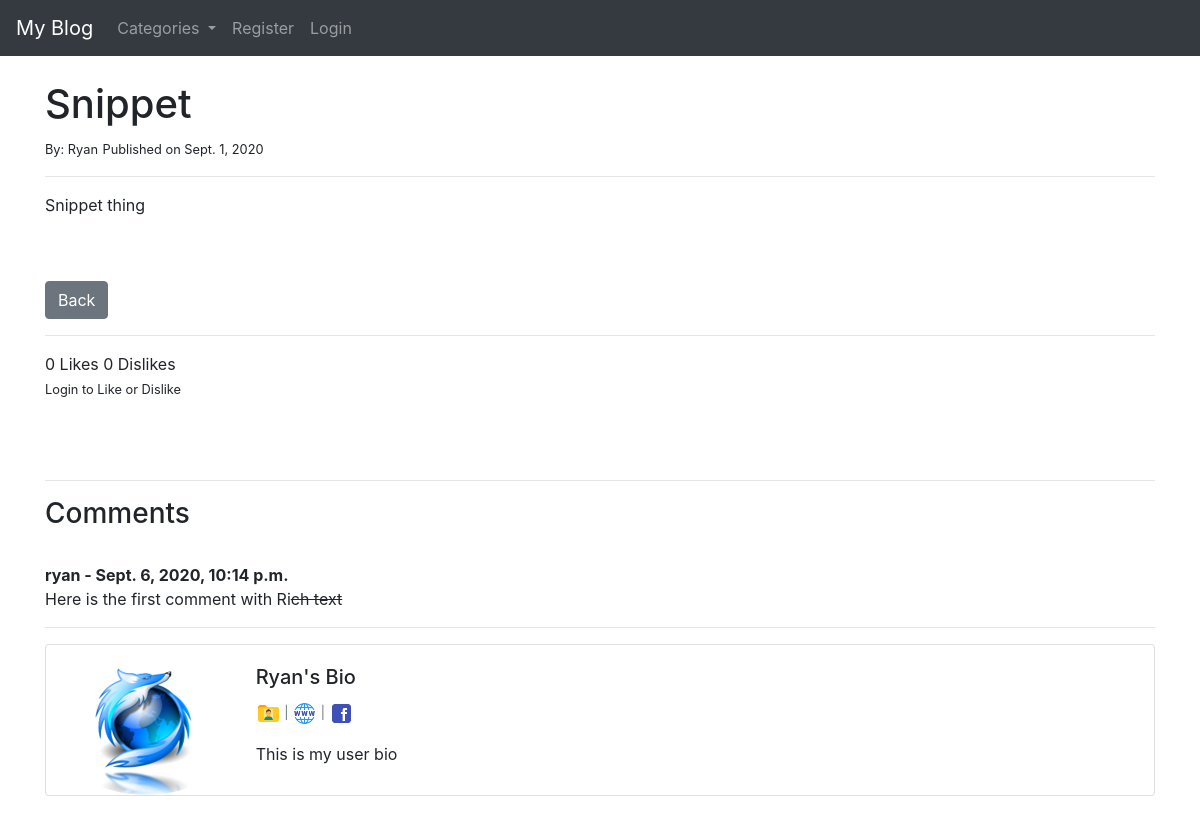
The app's page /article/10 with its own data.
### theblog/models.py (models this page shows, shortened)
class Post(models.Model):
    title = models.CharField(max_length=255)
    header_image = models.ImageField(null=True, blank=True, upload_to='images/')
    title_tag = models.CharField(max_length=255, default='The Blog - ')
    author = models.ForeignKey(User, on_delete=models.CASCADE)
    body = RichTextField(blank=True, null=True)
    post_date = models.DateField(auto_now_add=True)
    category = models.CharField(max_length=255, default='uncategorized')
    snippet = models.CharField(max_length=255)
    likes = models.ManyToManyField(User, related_name='blog_post')
    dislikes = models.ManyToManyField(User, related_name='blog_post_dislike')
    def total_likes(self):
        return self.likes.count()
    def total_dislikes(self):
        return self.dislikes.count()

class Comment(models.Model):
    post = models.ForeignKey(Post, related_name="comments", on_delete=models.CASCADE)
    name = models.ForeignKey(User, on_delete=models.CASCADE)
    body = RichTextField()
    date_added = models.DateTimeField(auto_now_add=True)

class Profile(models.Model):
    user = models.OneToOneField(User, null=True, on_delete=models.CASCADE)
    bio = models.TextField()
    profile_pic = models.ImageField(null=True, blank=True, upload_to='images/profile/')
    website_url = models.CharField(max_length=255, null=True, blank=True)
    facebook_url = models.CharField(max_length=255, null=True, blank=True)
    twitter_url = models.CharField(max_length=255, null=True, blank=True)
    instagram_url = models.CharField(max_length=255, null=True, blank=True)
    pinterest_url = models.CharField(max_length=255, null=True, blank=True)

### theblog/views.py (the view)
# urls.py: path('article/<int:pk>', ArticleDetailView.as_view(), name="article-detail"),
class ArticleDetailView(DetailView):
    model = Post
    template_name = "article_details.html"
    def get_context_data(self, *args, **kwargs):
        cat_menu = Category.objects.all()
        context = super(ArticleDetailView, self).get_context_data(*args, **kwargs)
        stuff = get_object_or_404(Post, id=self.kwargs['pk'])
        total_likes = stuff.total_likes()
        total_dislikes = stuff.total_dislikes()
        liked = False
        disliked = False
        if stuff.likes.filter(id=self.request.user.id).exists():
            liked = True
        if stuff.dislikes.filter(id=self.request.user.id).exists():
            disliked = True
        context['total_likes'] = total_likes
        context['total_dislikes'] = total_dislikes
        context['cat_menu'] = cat_menu
        context['liked'] = liked
        context['disliked'] = disliked
        return context

### theblog/models.py (called while the page is built)
    def __str__(self):
        return self.name

### theblog/templates/article_details.html (shortened to what this page needs)
{% extends 'base.html' %}
{% load static %}
{% block content %}
<h1>{{ post.title }}</h1>
<small>By: {{ post.author.first_name }}</small>
<small>Published on {{ post.post_date }}</small><br>
    <hr>
{{ post.body|safe }}
<br><br>
<a href="{% url 'home' %}" class="btn btn-secondary">Back</a>
    <br>
<hr>
    {% if total_likes == 1 %}
        {{ total_likes }} Like
    {% else %}
        {{ total_likes }} Likes
    {% endif %}
    {% if total_dislikes == 1 %}
        {{ total_dislikes }} Dislike
    {% else %}
        {{ total_dislikes }} Dislikes
    {% endif %}
{% if user.is_authenticated %}
    {% if user.id != post.author.id  %}
        <br>
        <div>
            <form action="{% url 'like_post' post.pk %}" method="POST" style="float: left;">
                {% csrf_token %}
                {% if disliked %}
                    <button type="submit" name="post_id" value="{{ post.id }}" class="btn" disabled><img src="{% static 'img/thumbs_up_64px.png' %}" alt="Like" class="thumb"></button>
                {% else %}
                    {% if liked %}
                        <button type="submit" name="post_id" value="{{ post.id }}" class="btn"><img src="{% static 'img/thumbs_up_color_64px.png' %}" alt="Like" class="thumb"></button>
                    {% else %}
                        <button type="submit" name="post_id" value="{{ post.id }}" class="btn"><img src="{% static 'img/thumbs_up_64px.png' %}" alt="Like" class="thumb"></button>
                    {% endif %}
                {% endif %}
            </form>
            <form action="{% url 'dislike_post' post.pk %}" method="POST" style="float: left; padding-top: 6px;">
                {% csrf_token %}
                {% if liked %}
                    <button type="submit" name="post_id" value="{{ post.id }}" class="btn" disabled><img src="{% static 'img/thumbs_down_64px.png' %}" alt="Dislike" class="thumb" ></button>
                {% else %}
                    {% if disliked %}
                        <button type="submit" name="post_id" value="{{ post.id }}" class="btn"><img src="{% static 'img/thumbs_down_color_64px.png' %}" alt="Dislike" class="thumb"></button>
                    {% else %}
                        <button type="submit" name="post_id" value="{{ post.id }}" class="btn"><img src="{% static 'img/thumbs_down_64px.png' %}" alt="Dislike" class="thumb"></button>
                    {% endif %}
                {% endif %}
            </form>
        </div>
    {% endif %}
    {% else %}
        <p><small>Login to Like or Dislike</small></p>
{% endif %}
    <br><br>
    <hr>
    <h3>Comments</h3>
    {% if not post.comments.all %}
        <p>No comments yet <a href="{% url 'add_comment' post.pk %}">Be the first to comment</a></p>
    {% else %}
        <br>
        {% for comment in post.comments.all %}
            <strong>{{ comment.name }} -
            {{ comment.date_added }}</strong>
            <br>
            {{ comment.body|safe }}
        {% endfor %}
    {% endif %}
    <hr>
    <div class="card mb-3">
        <div class="row now-gutters">
            <div class="col-md-2">
                {% if post.author.profile.profile_pic %}
                    <img src="{{ post.author.profile.profile_pic.url }}" alt="{{ post.author.first_name }}'s Profile Picture" class="profile_pic rounded-circle">
                {% else %}
                    <img src="{% static 'img/customer_120px.png' %}" alt="{{ post.author.first_name }}" class="no_profile_pic rounded-circle">
                {% endif %}
            </div>
            <div class="col-md-10">
                <div class="card-body">
                    <h5 class="card-title">{{ post.author.first_name }}'s Bio</h5>
                    <p class="small text-muted">
                        <a href="{% url 'show_profile_page' post.author.profile.id %}"><img src="{% static 'img/user_folder_48px.png' %}" alt="Profile Page" class="social_media"></a>
                        {% if post.author.profile.website_url %}
                            | <a href="{{ post.author.profile.website_url }}" target="_blank"><img src="{% static 'img/website_48px.png' %}" alt="Website" class="social_media"></a>
                        {% endif %}
                        {% if post.author.profile.facebook_url %}
                           | <a href="{{ post.author.profile.facebook_url }}" target="_blank"><img src="{% static 'img/facebook_48px.png' %}" alt="Facebook" class="social_media"></a>
                        {% endif %}
                    </p>
                    <p class="card-text">
                        {{ post.author.profile.bio }}
                    </p>
                </div>
            </div>
        </div>
    </div>
    <br><br>
{% endblock %}

### static/css/styles.css (style rules this page uses)
.profile_pic { max-height: 200px; max-width: 200px; }
.social_media { max-width: 25px; max-height: 25px; }

### records on screen
Post: title "Snippet", author.first_name "Ryan", post_date "Sept. 1, 2020", body "Snippet thing", author.profile.profile_pic (picture), author.profile.bio "This is my user bio"
Comment: name "ryan", date_added "Sept. 6, 2020, 10:14 p.m.", body "Here is the first comment with Ri ch text"

### other values on screen
{{ total_likes }} "0"
{{ total_dislikes }} "0"
